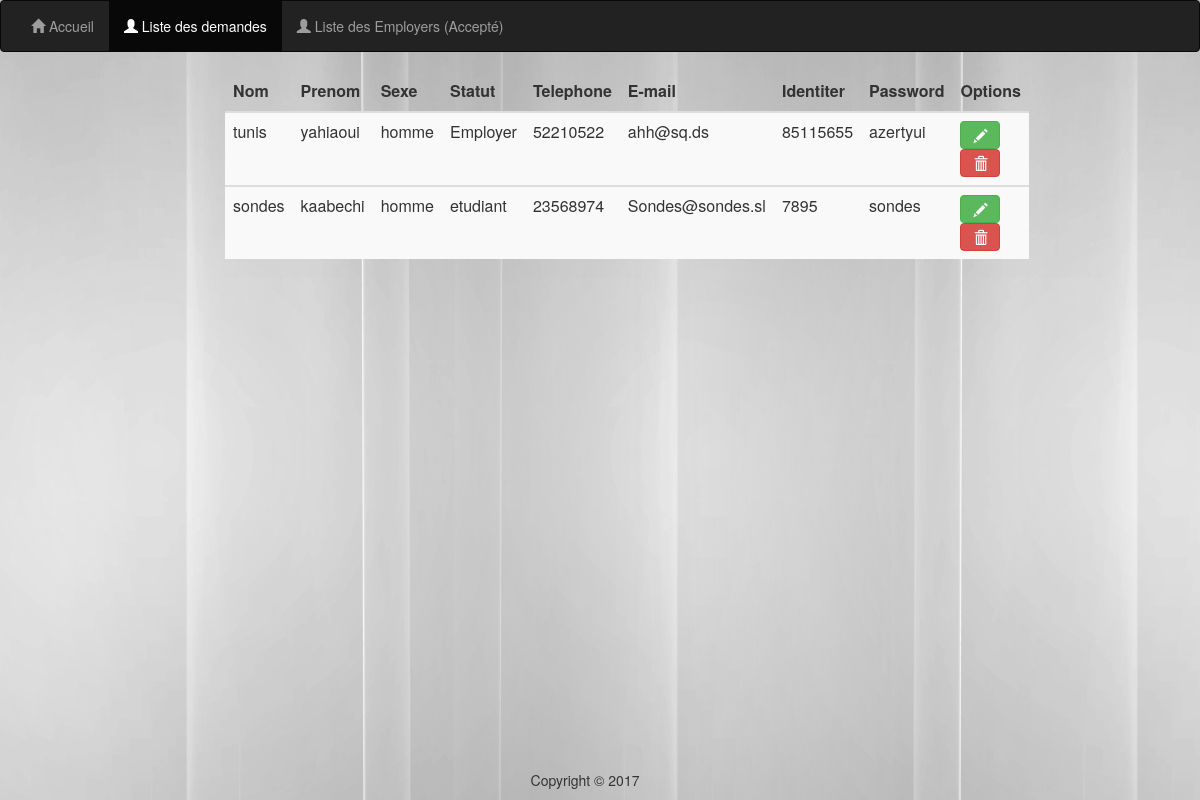
Page /LoginPage/list_demande.php on the committed database.
### tables this page shows
CREATE TABLE `user` (
  `id` int(8) NOT NULL,
  `nom` varchar(50) NOT NULL,
  `prenom` varchar(50) NOT NULL,
  `sexe` varchar(50) NOT NULL,
  `statut` varchar(50) NOT NULL,
  `num_tele` int(8) NOT NULL,
  `mail` varchar(50) NOT NULL,
  `cin` int(8) NOT NULL,
  `pwd` varchar(250) NOT NULL
);

### LoginPage/list_demande.php (the view, shortened to what this page needs)
<head>
      <link rel="stylesheet" href="vendor/bootstrap/css/bootstrap.css"/>
      <link rel="stylesheet" href="dist/css/formValidation.css"/>
</head>
<body background="img/ins.jpg">
<?php
  $bdd = new PDO('mysql:host=localhost;dbname=login;charset=utf8', 'root', '');
  $reponse = $bdd->query('SELECT * FROM user');
?>
 <nav class="navbar navbar-inverse">
        <div class="container-fluid">
          <ul class="nav navbar-nav">
		  <li> <a href="http://localhost/ooredoo/index.html"> <span class="glyphicon glyphicon-home" aria-hidden="true"> </span>  Accueil</a> </li>
            <li class="active"> <a href="list_demande.php"> <span class="glyphicon glyphicon-user" aria-hidden="true"> </span>  Liste des demandes </a> </li>
            <li> <a href="affiche_emp.php"> <span class="glyphicon glyphicon-user" aria-hidden="true"> </span>  Liste des Employers (Accepté) </a> </li>
          </ul>
        </div>
      </nav>
<div class="container">
    <div class="row">
          <section>
		  <div class="col-lg-8 col-lg-offset-2">
<table class="table table-striped" style="border-width:1px;border-color:black;" >
   <thead>
      <tr>
		 <th>Nom</th>
         <th>Prenom</th>
		 <th>Sexe</th>
		 <th>Statut</th>
		 <th>Telephone</th>
	     <th>E-mail</th>
	     <th>Identiter</th>
   	     <th>Password</th>
	     <th>Options </th>
	  </tr>
   </thead>
   <tbody>
   <?php while ($donnees = $reponse->fetch())
   {
   ?>
   <tr>
   <td> <?php echo $donnees["nom"]; ?> </td>
   <td> <?php echo $donnees["prenom"]; ?> </td>
   <td> <?php echo $donnees["sexe"]; ?> </td>
   <td> <?php echo $donnees["statut"]; ?> </td>
   <td> <?php echo $donnees["num_tele"]; ?> </td>
   <td> <?php echo $donnees["mail"]; ?> </td>
   <td> <?php echo $donnees["cin"]; ?> </td>
   <td> <?php echo $donnees["pwd"]; ?> </td>
   <td>
<a style="text-decoration: none"  href="list_employer.php?id=<?php echo $donnees["id"]; ?>" >
<button type="submit"class="btn btn-success" name="b1">
<span class="glyphicon glyphicon-pencil" aria-hidden="true"></span></button></a>
<a style="text-decoration: none" class="confirmModalLink" href="supp_demande.php?id=<?php echo $donnees["id"]; ?>">
<button  class="btn btn-danger">
<span class="glyphicon glyphicon-trash" aria-hidden="true"> </span> </button></a>
   </td>
   </tr>
   </tbody>
   <?php }
   ?>
</table>
<div class="col-lg-4 col-lg-offset-4">
</div>
</div>
</section>
</div>
</div>
<footer style="position: absolute;bottom: 0;">
        <div class="container text-center">
            <p>Copyright &copy;  2017</p>
        </div>
    </footer>
</body>
</html>

### rows in the picture
user: nom "tunis", prenom "yahiaoui", sexe "homme", statut "Employer", num_tele "52210522", mail "ahh@sq.ds", cin "85115655", pwd "azertyui"
user: nom "sondes", prenom "kaabechi", sexe "homme", statut "etudiant", num_tele "23568974", mail "Sondes@sondes.sl", cin "7895", pwd "sondes"
